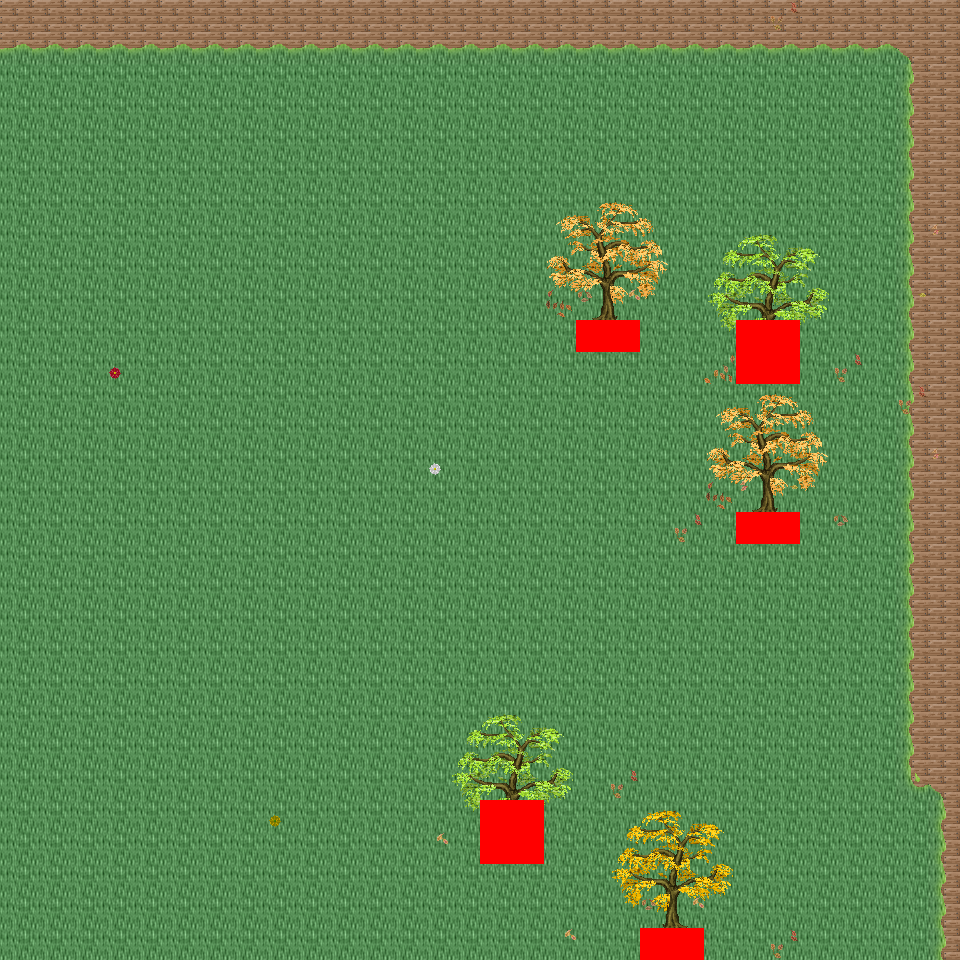

This game map was drawn from its Tiled (.tmx) file and the tilesets committed beside it. A one-line description and the trimmed map source follow:
An orthogonal 30x30 tile map with 32x32 px tiles, 6 tile layers (Ground, Object, Object2, Above, ...), 32 tilesets and 4 objects (4x mapExit).

<map version="1.0" orientation="orthogonal" renderorder="right-down" width="30" height="30" tilewidth="32" tileheight="32" nextobjectid="5">
  <tileset firstgid="1" name="tileset_logic_collision" tilewidth="32" tileheight="32" tilecount="1" columns="1">
    <image source="../drawable/tileset_logic_collision.png" width="32" height="32" />
  </tileset>
  <tileset firstgid="2" name="tileset_ground_ground" tilewidth="32" tileheight="32" tilecount="33" columns="3">
    <image source="../drawable/tileset_ground_ground.png" width="96" height="352" />
  </tileset>
  <tileset firstgid="35" name="tileset_building_castle" tilewidth="32" tileheight="32" tilecount="320" columns="20">
    <image source="../drawable/tileset_building_castle.png" width="640" height="512" />
  </tileset>
  <tileset firstgid="355" name="tileset_building_roof_blue" tilewidth="32" tileheight="32" tilecount="20" columns="5">
    <image source="../drawable/tileset_building_roof_blue.png" width="160" height="128" />
  </tileset>
  <tileset firstgid="375" name="tileset_item_weapon_cannon" tilewidth="32" tileheight="32" tilecount="12" columns="3">
    <image source="../drawable/tileset_item_weapon_cannon.png" width="96" height="128" />
  </tileset>
  <tileset firstgid="387" name="tileset_ground_stonecircle" tilewidth="32" tileheight="32" tilecount="81" columns="9">
    <image source="../drawable/tileset_ground_stonecircle.png" width="288" height="288" />
  </tileset>
  <tileset firstgid="468" name="tileset_ground_grass_edges" tilewidth="32" tileheight="32" tilecount="36" columns="12">
    <image source="../drawable/tileset_ground_grass_edges.png" width="384" height="96" />
  </tileset>
  <tileset firstgid="504" name="tileset_ground_grass_corners" tilewidth="32" tileheight="32" tilecount="24" columns="6">
    <image source="../drawable/tileset_ground_grass_corners.png" width="192" height="128" />
  </tileset>
  <tileset firstgid="528" name="tileset_plant_tree_fall_trees" tilewidth="32" tileheight="32" tilecount="40" columns="8">
    <image source="../drawable/tileset_plant_tree_fall_trees.png" width="256" height="160" />
  </tileset>
  <tileset firstgid="568" name="tileset_plant_tree_locust_tree" tilewidth="32" tileheight="32" tilecount="20" columns="4">
    <image source="../drawable/tileset_plant_tree_locust_tree.png" width="128" height="160" />
  </tileset>
  <tileset firstgid="588" name="tileset_furniture_light_lamp_blue" tilewidth="32" tileheight="32" tilecount="3" columns="1">
    <image source="../drawable/tileset_furniture_light_lamp_blue.png" width="32" height="96" />
  </tileset>
  <tileset firstgid="591" name="tileset_item_pot_pot_purple" tilewidth="32" tileheight="32" tilecount="1" columns="1">
    <image source="../drawable/tileset_item_pot_pot_purple.png" width="32" height="32" />
  </tileset>
  <tileset firstgid="592" name="tileset_item_pot_barrel_with_flower" tilewidth="32" tileheight="32" tilecount="2" columns="2">
    <image source="../drawable/tileset_item_pot_barrel_with_flower.png" width="64" height="32" />
  </tileset>
  <tileset firstgid="594" name="tileset_item_textile_laundry" tilewidth="32" tileheight="32" tilecount="16" columns="4">
    <image source="../drawable/tileset_item_textile_laundry.png" width="128" height="128" />
  </tileset>
  <tileset firstgid="610" name="tileset_plant_flower_daisy_blue" tilewidth="32" tileheight="32" tilecount="8" columns="2">
    <image source="../drawable/tileset_plant_flower_daisy_blue.png" width="64" height="128" />
  </tileset>
  <tileset firstgid="618" name="tileset_plant_flower_daisy_red" tilewidth="32" tileheight="32" tilecount="8" columns="2">
    <image source="../drawable/tileset_plant_flower_daisy_red.png" width="64" height="128" />
  </tileset>
  <tileset firstgid="626" name="tileset_plant_flower_daisy_white" tilewidth="32" tileheight="32" tilecount="8" columns="2">
    <image source="../drawable/tileset_plant_flower_daisy_white.png" width="64" height="128" />
  </tileset>
  <tileset firstgid="634" name="tileset_plant_flower_daisy_yellow" tilewidth="32" tileheight="32" tilecount="8" columns="2">
    <image source="../drawable/tileset_plant_flower_daisy_yellow.png" width="64" height="128" />
  </tileset>
  <tileset firstgid="642" name="tileset_light_dim_light_7x5" tilewidth="32" tileheight="32" tilecount="35" columns="7">
    <image source="../drawable/tileset_light_dim_light_7x5.png" width="224" height="160" />
  </tileset>
  <tileset firstgid="677" name="tileset_plant_stump_small_stump" tilewidth="32" tileheight="32" tilecount="4" columns="2">
    <image source="../drawable/tileset_plant_stump_small_stump.png" width="64" height="64" />
  </tileset>
  <tileset firstgid="681" name="tileset_plant_stump_stump_pale_purple" tilewidth="32" tileheight="32" tilecount="4" columns="2">
    <image source="../drawable/tileset_plant_stump_stump_pale_purple.png" width="64" height="64" />
  </tileset>
  <tileset firstgid="685" name="tileset_plant_indoor_small_flowerpots" tilewidth="32" tileheight="32" tilecount="4" columns="2">
    <image source="../drawable/tileset_plant_indoor_small_flowerpots.png" width="64" height="64" />
  </tileset>
  <tileset firstgid="689" name="tileset_plant_leaves" tilewidth="32" tileheight="32" tilecount="8" columns="4">
    <image source="../drawable/tileset_plant_leaves.png" width="128" height="64" />
  </tileset>
  <tileset firstgid="697" name="tileset_building_decoration_chimney" tilewidth="32" tileheight="32" tilecount="2" columns="1">
    <image source="../drawable/tileset_building_decoration_chimney.png" width="32" height="64" />
  </tileset>
  <tileset firstgid="699" name="tileset_building_decoration_orbpedestal" tilewidth="32" tileheight="32" tilecount="2" columns="1">
    <image source="../drawable/tileset_building_decoration_orbpedestal.png" width="32" height="64" />
  </tileset>
  <tileset firstgid="701" name="tileset_light_light_5x5" tilewidth="32" tileheight="32" tilecount="25" columns="5">
    <image source="../drawable/tileset_light_light_5x5.png" width="160" height="160" />
  </tileset>
  <tileset firstgid="726" name="tileset_plant_lily_pads" tilewidth="32" tileheight="32" tilecount="2" columns="1">
    <image source="../drawable/tileset_plant_lily_pads.png" width="32" height="64" />
  </tileset>
  <tileset firstgid="728" name="tileset_ground_ground_3" tilewidth="32" tileheight="32" tilecount="5" columns="5">
    <image source="../drawable/tileset_ground_ground_3.png" width="160" height="32" />
  </tileset>
  <tileset firstgid="733" name="tileset_building_cottage" tilewidth="32" tileheight="32" tilecount="256" columns="16">
    <image source="../drawable/tileset_building_cottage.png" width="512" height="512" />
  </tileset>
  <tileset firstgid="989" name="tileset_building_roof_thatched_roof" tilewidth="32" tileheight="32" tilecount="256" columns="16">
    <image source="../drawable/tileset_building_roof_thatched_roof.png" width="512" height="512" />
  </tileset>
  <tileset firstgid="1245" name="tileset_building_window_windows" tilewidth="32" tileheight="32" tilecount="256" columns="16">
    <image source="../drawable/tileset_building_window_windows.png" width="512" height="512" />
  </tileset>
  <tileset firstgid="1501" name="tileset_building_door_doors" tilewidth="32" tileheight="32" tilecount="256" columns="16">
    <image source="../drawable/tileset_building_door_doors.png" width="512" height="512" />
  </tileset>
  <layer name="Ground" width="30" height="30">
    <data>[900 cells, 900 non-empty, 2 distinct tile ids]</data>
  </layer>
  <layer name="Object" width="30" height="30">
    <data>[900 cells, 71 non-empty, 13 distinct tile ids]</data>
  </layer>
  <layer name="Object2" width="30" height="30">
    <data>[900 cells, 35 non-empty, 8 distinct tile ids]</data>
  </layer>
  <layer name="Above" width="30" height="30">
    <data>[900 cells, 80 non-empty, 48 distinct tile ids]</data>
  </layer>
  <layer name="Above2" width="30" height="30">
    <data>[900 cells, 0 non-empty, 0 distinct tile ids]</data>
  </layer>
  <layer name="Walkable" width="30" height="30">
    <data>[900 cells, 14 non-empty, 1 distinct tile ids]</data>
  </layer>
  <objectgroup name="MapEvents">
    <object id="1" name="north" type="mapExit" x="0" y="0" width="960" height="32">
      <properties>
        <property name="map" value="level_0_x34_y59" />
        <property name="x" value="0" />
        <property name="y" value="28" />
      </properties>
    </object>
    <object id="2" name="south" type="mapExit" x="0" y="928" width="640" height="32">
      <properties>
        <property name="map" value="level_0_x34_y61" />
        <property name="x" value="0" />
        <property name="y" value="1" />
      </properties>
    </object>
    <object id="3" name="south2" type="mapExit" x="704" y="928" width="256" height="32">
      <properties>
        <property name="map" value="level_0_x34_y61" />
        <property name="x" value="22" />
        <property name="y" value="1" />
      </properties>
    </object>
    <object id="4" name="east" type="mapExit" x="928" y="0" width="32" height="960">
      <properties>
        <property name="map" value="level_0_x35_y60" />
        <property name="x" value="1" />
        <property name="y" value="0" />
      </properties>
    </object>
  </objectgroup>
</map>
